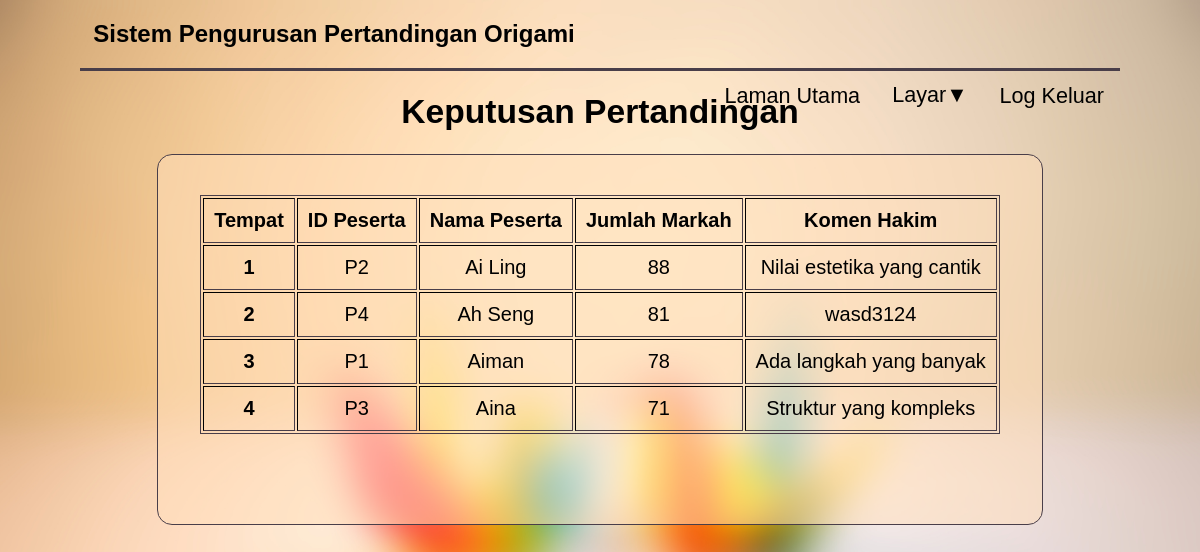
The app's page /General/keputusan.php (signed in) with its own data.
### tables this page shows
CREATE TABLE `markah` (
  `idMarkah` varchar(12) NOT NULL,
  `idPeserta` varchar(12) NOT NULL,
  `langkah` int(10) NOT NULL,
  `keaslian` int(10) NOT NULL,
  `kelihatan` int(10) NOT NULL,
  `jumlahMarkah` int(5) NOT NULL,
  `komenHakim` varchar(100) NOT NULL
);

CREATE TABLE `peserta` (
  `idPeserta` varchar(12) NOT NULL,
  `namaPeserta` varchar(60) DEFAULT NULL,
  `kataLaluanPeserta` varchar(20) DEFAULT NULL,
  `jantinaPeserta` char(9) DEFAULT NULL,
  `umurPeserta` int(2) DEFAULT NULL
);

### General/keputusan.php (the view, shortened to what this page needs)
<?php
    include('../Sys/connection.php');
?>
<!DOCTYPE html>
<html>
<head>
    <link rel = 'stylesheet' type = 'text/css' href = '../Bling/main.css'>
    <link rel = 'stylesheet' type = 'text/css' href = '../Bling/table.css'>
<head>
<body>
    <div class = 'main'>
        <div class = 'title'>
            <h2> &nbsp Sistem Pengurusan Pertandingan Origami </h2>
        </div>
        <div class = 'ui'>
            <?php include('../lib/navbar.php'); ?>
        </div>
        <div class = 'heading'>
            <h1 style="text-align:center"> Keputusan Pertandingan </h1>
        </div>
        <div class = 'content'>
            <?php
                $sql = "SELECT idPeserta, FIND_IN_SET(jumlahMarkah,
                        (SELECT GROUP_CONCAT(jumlahMarkah ORDER BY jumlahMarkah DESC) FROM markah)) AS rank
                        FROM markah ORDER BY jumlahMarkah DESC";
                $sql2 = "SELECT idPeserta FROM markah
                        ORDER BY jumlahMarkah DESC";
                $sql3 = "SELECT peserta.namaPeserta FROM peserta
                         JOIN markah ON markah.idPeserta = peserta.idPeserta ORDER BY jumlahMarkah DESC";
                $sql4 = "SELECT markah.jumlahMarkah FROM markah
                         ORDER BY jumlahMarkah DESC";
                $sql5 = "SELECT markah.komenHakim FROM markah
                         ORDER BY jumlahMarkah DESC";
                $result= $con->query($sql);
                $result2= $con->query($sql2);
                $result3= $con->query($sql3);
                $result4= $con->query($sql4);
                $result5= $con->query($sql5);
                echo "<table class = 'table' cellpadding = '10' border = '1'>\n";
                echo "<thead>\n";
                echo "<tr>\n";
                echo "<th>Tempat</th>\n";
                echo "<th>ID Peserta</th>\n";
                echo "<th>Nama Peserta</th>\n";
                echo "<th>Jumlah Markah</th>\n";
                echo "<th>Komen Hakim</th>\n";
                echo "</tr>\n";
                echo "</thead>\n";
                echo "<tbody>\n";
                    for ($i=0; $i < mysqli_num_rows($result2); $i++) {
                        $row = mysqli_fetch_assoc($result);
                        $row2 = mysqli_fetch_assoc($result2);
                        $row3 = mysqli_fetch_assoc($result3);
                        $row4 = mysqli_fetch_assoc($result4);
                        $row5 = mysqli_fetch_assoc($result5);
                        echo "<tr>\n";
                        echo "<td><b>".$row['rank']."</b></td>";
                        echo "<td>".$row2['idPeserta']."</td>";
                        echo "<td>".$row3['namaPeserta']."</td>";
                        echo "<td>".$row4['jumlahMarkah']."</td>";
                        echo "<td>".$row5['komenHakim']."</td>";
                    }
                echo "</tbody>\n";
                echo "</table>";
            ?>
        </div>
    </div>
</body>
</html>

### lib/navbar.php (shortened to what this page needs)
<div class='navMenu' id='navMenuId'>
    <?php
    if ($_SESSION['userType'] == 'peserta') {
        echo "<a href='../Peserta/menuPeserta.php' class='main_links'>Laman Utama</a>
              <div class='dropdown'>
                  <button class='dropbtn'>Layar<i class='fa fa-caret-down'>&#9660;</i></button>
                  <div class='dropdown-content'>
                      <a href='../General/info.php'>Maklumat Diri</a>
                      <a href='../Peserta/keputusanPeserta.php'>Keputusan Pertandingan</a>
                      <a href='../General/keputusan.php'>Keputusan Penuh</a>
                      <a href='../General/gallery.php'>Galeri</a>
                  </div>
              </div>";
    }
    ?>
        <a href='../Sys/logout.php' class='main_links'>Log Keluar</a>
</div>

### Bling/main.css (style rules this page uses)
body { background-image: url('Sauce/wallpaperOrigami2_blur.jpg'); background-attachment: fixed; background-size: cover; background-position: center; overflow-y: auto; background-repeat: no-repeat; margin-right: 80px; margin-left: 80px; }
.main * { font-family: Arial, Helvetica, sans-serif; }
.title { border-bottom: solid rgb(73, 62, 73) 3px; width: 100%; }
.ui { position: absolute; right: 80px; }

### Bling/table.css (style rules this page uses)
.heading { text-align: center; font-size: 2.1vh; }
.content { background: rgb(255, 222, 185, 0.5); border: solid rgb(73, 62, 73) 1px; border-radius: 15px; position:relative; margin: auto; margin-bottom: 40px; padding-bottom: 50px; height: max(65%, inherit); width:85%; }
.table { border: solid rgb(73, 62, 73) 1px; position: relative; margin: 40px auto; text-align:center; font-size: 2.5vh; }

### lib/navbar.php (style rules this page uses)
.navMenu { overflow:hidden; background-color:transparent; }
.navMenu a { float:left; display:block; text-align:center; padding:14px 16px; text-decoration:none; }
.navMenu .dropdown { float:left; overflow:hidden }
.main_links { background-color:transparent; color: black; font-size:2.7vh; line-height:1; }
.dropdown .dropbtn { background-color:transparent; color: black; font-size:2.7vh; border:none; outline:none; padding:11px 16px; font-family:inherit; width:100%; text-align:left }

### records on screen
markah: idPeserta "P2", jumlahMarkah "88", komenHakim "Nilai estetika yang cantik"
peserta: namaPeserta "Ai Ling"
markah: idPeserta "P4", jumlahMarkah "81", komenHakim "wasd3124"
peserta: namaPeserta "Ah Seng"
markah: idPeserta "P1", jumlahMarkah "78", komenHakim "Ada langkah yang banyak"
peserta: namaPeserta "Aiman"
markah: idPeserta "P3", jumlahMarkah "71", komenHakim "Struktur yang kompleks"
peserta: namaPeserta "Aina"

### other values on screen
$row['rank'] "1"
$row['rank'] "2"
$row['rank'] "3"
$row['rank'] "4"
